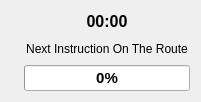
<?xml version="1.0" encoding="UTF-8"?>
<ui version="4.0">
 <class>RoutingInformationWidgetSmall</class>
 <widget class="QWidget" name="RoutingInformationWidgetSmall">
  <property name="geometry">
   <rect>
    <x>0</x>
    <y>0</y>
    <width>201</width>
    <height>102</height>
   </rect>
  </property>
  <property name="sizePolicy">
   <sizepolicy hsizetype="Preferred" vsizetype="Expanding">
    <horstretch>0</horstretch>
    <verstretch>0</verstretch>
   </sizepolicy>
  </property>
  <property name="windowTitle">
   <string>Form</string>
  </property>
  <layout class="QGridLayout" name="gridLayout">
   <item row="0" column="0">
    <widget class="QLabel" name="timeLabel">
     <property name="enabled">
      <bool>true</bool>
     </property>
     <property name="sizePolicy">
      <sizepolicy hsizetype="Fixed" vsizetype="Minimum">
       <horstretch>0</horstretch>
       <verstretch>0</verstretch>
      </sizepolicy>
     </property>
     <property name="text">
      <string/>
     </property>
     <property name="pixmap">
      <pixmap resource="../../../marble.qrc">:/icons/clock-large.png</pixmap>
     </property>
     <property name="alignment">
      <set>Qt::AlignCenter</set>
     </property>
    </widget>
   </item>
   <item row="0" column="1">
    <widget class="QLabel" name="remainingTimeLabel">
     <property name="sizePolicy">
      <sizepolicy hsizetype="Preferred" vsizetype="Preferred">
       <horstretch>0</horstretch>
       <verstretch>0</verstretch>
      </sizepolicy>
     </property>
     <property name="cursor">
      <cursorShape>ArrowCursor</cursorShape>
     </property>
     <property name="toolTip">
      <string>total time remaining</string>
     </property>
     <property name="text">
      <string>&lt;!DOCTYPE HTML PUBLIC &quot;-//W3C//DTD HTML 4.0//EN&quot; &quot;http://www.w3.org/TR/REC-html40/strict.dtd&quot;&gt;
&lt;html&gt;&lt;head&gt;&lt;meta name=&quot;qrichtext&quot; content=&quot;1&quot; /&gt;&lt;style type=&quot;text/css&quot;&gt;
p, li { white-space: pre-wrap; }
&lt;/style&gt;&lt;/head&gt;&lt;body style=&quot; font-family:'Sans Serif'; font-size:9pt; font-weight:400; font-style:normal;&quot;&gt;
&lt;table border=&quot;0&quot; style=&quot;-qt-table-type: root; margin-top:4px; margin-bottom:4px; margin-left:4px; margin-right:4px;&quot;&gt;
&lt;tr&gt;
&lt;td style=&quot;border: none;&quot;&gt;
&lt;p align=&quot;center&quot; style=&quot; margin-top:0px; margin-bottom:0px; margin-left:0px; margin-right:0px; -qt-block-indent:0; text-indent:0px;&quot;&gt;&lt;span style=&quot; font-size:12pt; font-weight:600;&quot;&gt;00:00&lt;/span&gt;&lt;/p&gt;&lt;/td&gt;&lt;/tr&gt;&lt;/table&gt;&lt;/body&gt;&lt;/html&gt;</string>
     </property>
     <property name="textFormat">
      <enum>Qt::AutoText</enum>
     </property>
     <property name="wordWrap">
      <bool>false</bool>
     </property>
    </widget>
   </item>
   <item row="2" column="0">
    <widget class="QLabel" name="instructionIconLabel">
     <property name="sizePolicy">
      <sizepolicy hsizetype="Minimum" vsizetype="Minimum">
       <horstretch>0</horstretch>
       <verstretch>0</verstretch>
      </sizepolicy>
     </property>
     <property name="text">
      <string/>
     </property>
     <property name="pixmap">
      <pixmap resource="../../../marble.qrc">:/icons/instruction-next.png</pixmap>
     </property>
    </widget>
   </item>
   <item row="2" column="1">
    <widget class="QLabel" name="distanceAndInstructionLabel">
     <property name="sizePolicy">
      <sizepolicy hsizetype="Preferred" vsizetype="Maximum">
       <horstretch>0</horstretch>
       <verstretch>0</verstretch>
      </sizepolicy>
     </property>
     <property name="text">
      <string>Next Instruction On The Route</string>
     </property>
     <property name="alignment">
      <set>Qt::AlignCenter</set>
     </property>
     <property name="wordWrap">
      <bool>true</bool>
     </property>
    </widget>
   </item>
   <item row="4" column="0">
    <widget class="QLabel" name="instructionDistanceLabel">
     <property name="sizePolicy">
      <sizepolicy hsizetype="Minimum" vsizetype="Minimum">
       <horstretch>0</horstretch>
       <verstretch>0</verstretch>
      </sizepolicy>
     </property>
     <property name="text">
      <string/>
     </property>
     <property name="pixmap">
      <pixmap resource="../../../marble.qrc">:/icons/flag.png</pixmap>
     </property>
    </widget>
   </item>
   <item row="4" column="1">
    <widget class="QProgressBar" name="distanceCoveredProgressBar">
     <property name="sizePolicy">
      <sizepolicy hsizetype="Expanding" vsizetype="Minimum">
       <horstretch>0</horstretch>
       <verstretch>0</verstretch>
      </sizepolicy>
     </property>
     <property name="font">
      <font>
       <pointsize>11</pointsize>
       <weight>75</weight>
       <bold>true</bold>
      </font>
     </property>
     <property name="toolTip">
      <string>distance covered on the current instruction</string>
     </property>
     <property name="value">
      <number>0</number>
     </property>
     <property name="textVisible">
      <bool>true</bool>
     </property>
     <property name="textDirection">
      <enum>QProgressBar::TopToBottom</enum>
     </property>
    </widget>
   </item>
  </layout>
 </widget>
 <resources>
  <include location="../../../marble.qrc"/>
 </resources>
 <connections/>
</ui>
